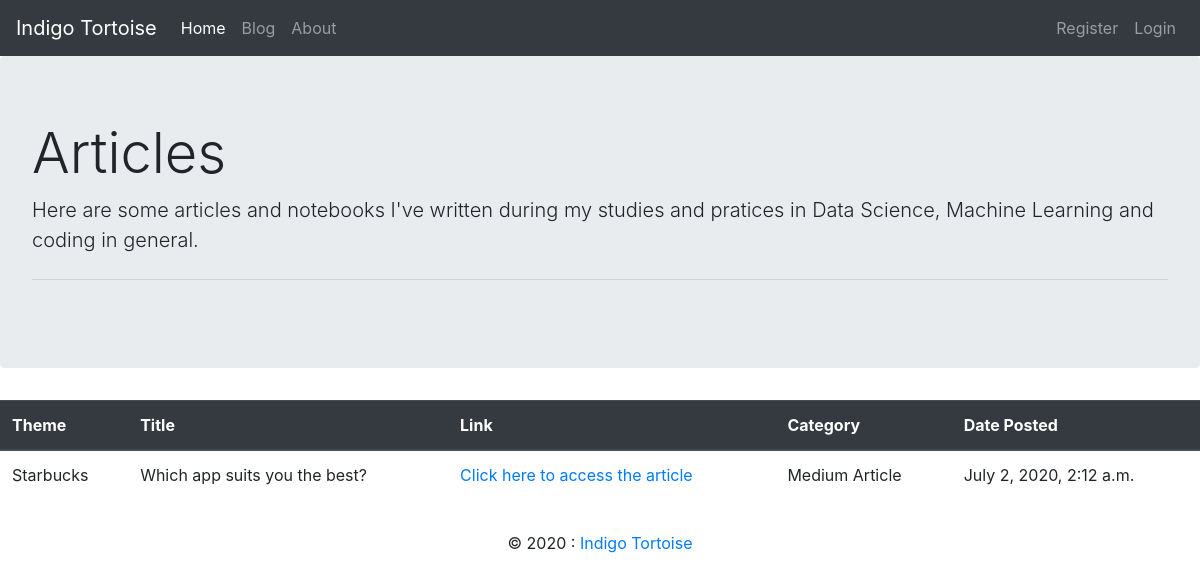
/articles/, run on an earlier commit of the app's database.
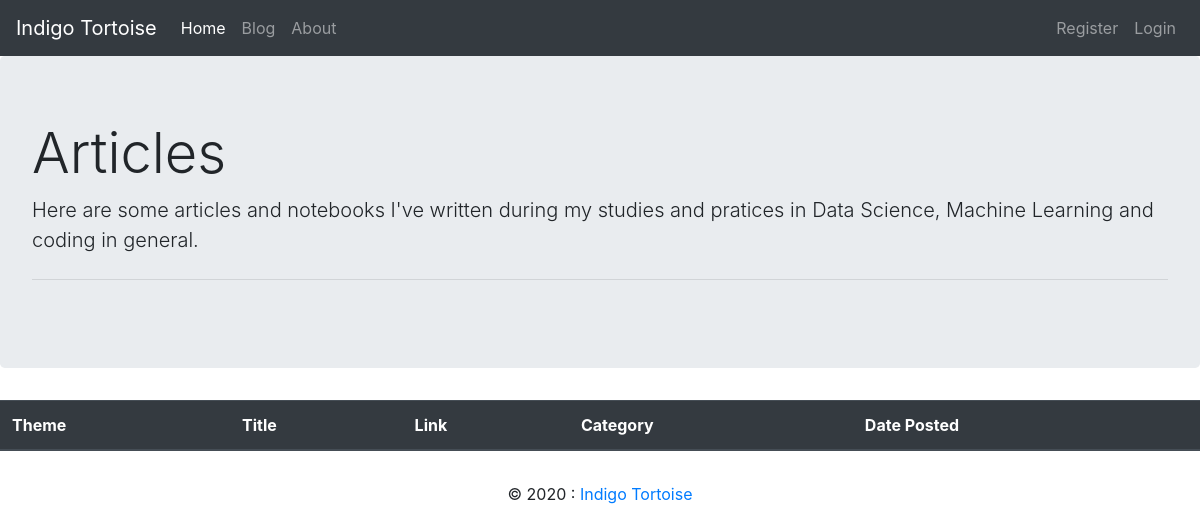
And on a later commit of the database.
### blogposts/models.py (models this page shows, shortened)
class ArticlesDb(models.Model):
    shortname = models.CharField(max_length=50)
    title = models.CharField(max_length=300)
    link = models.CharField(max_length=300)
    category = models.CharField(max_length=300)
    time_date = models.DateTimeField(default=timezone.now)

### blogposts/views.py (the view)
# urls.py: path('articles/', include('blogposts.urls')),
def articles(request):
    if request.method == 'POST':
        form = ArticlesForm(request.POST or None)
        if form.is_valid():
            form.save()
            all_articles = ArticlesDb.objects.all
            messages.success(request,('New item added succesefully!'))
            return render(request, 'articles.html', {'all_articles':all_articles})
    else:
        all_articles = ArticlesDb.objects.all
        return render(request, 'articles.html', {'all_articles':all_articles})

### blogposts/templates/articles.html (shortened to what this page needs)
{% extends 'base.html' %}
{% block body %}
<div class="jumbotron">
    <h1 class="display-4">Articles</h1>
    <p class="lead">Here are some articles and notebooks I've written during my studies and pratices in Data Science, Machine Learning and coding in general.</p>
    <hr class="my-4">
  </div>
<table class="table table-hover">
   <thead class="thead-dark">
        <tr>
          <th scope="col">Theme</th>
          <th scope="col">Title</th>
          <th scope="col">Link</th>
          <th scope="col">Category</th>
          <th scope="col">Date Posted</th>
        </tr>
    </thead>
    <tbody>
        <tr>
        {% for article in all_articles %}
            <td>{{article.shortname}}</td>
            <td>{{article.title}}</td>
            <td><a href="{{article.link}}">Click here to access the article </a></td>
            <td>{{article.category}}</td>
            <td>{{article.time_date}}</td>
        </tr>
        {% endfor %}
    </tbody>
</table>
{% endblock %}

What changed in the data, as far as the page shows it:
removed ArticlesDb: shortname "Starbucks", title "Which app suits you the best?", category "Medium Article", time_date "July 2, 2020, 2:12 a.m."
